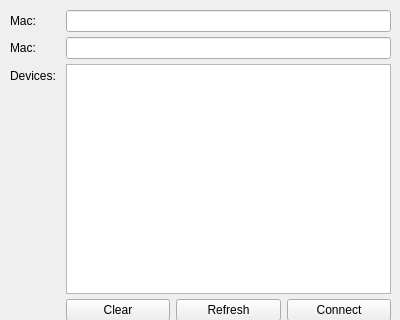
<?xml version="1.0" encoding="UTF-8"?>
<ui version="4.0">
 <class>Devices</class>
 <widget class="QMainWindow" name="Devices">
  <property name="geometry">
   <rect>
    <x>0</x>
    <y>0</y>
    <width>400</width>
    <height>320</height>
   </rect>
  </property>
  <property name="windowTitle">
   <string>Devices</string>
  </property>
  <widget class="QWidget" name="centralWidget">
   <widget class="QWidget" name="formLayoutWidget">
    <property name="geometry">
     <rect>
      <x>0</x>
      <y>0</y>
      <width>401</width>
      <height>321</height>
     </rect>
    </property>
    <layout class="QFormLayout" name="formLayout">
     <property name="fieldGrowthPolicy">
      <enum>QFormLayout::AllNonFixedFieldsGrow</enum>
     </property>
     <property name="horizontalSpacing">
      <number>10</number>
     </property>
     <property name="verticalSpacing">
      <number>5</number>
     </property>
     <property name="leftMargin">
      <number>10</number>
     </property>
     <property name="topMargin">
      <number>10</number>
     </property>
     <property name="rightMargin">
      <number>10</number>
     </property>
     <property name="bottomMargin">
      <number>0</number>
     </property>
     <item row="1" column="0">
      <widget class="QLabel" name="label">
       <property name="text">
        <string>Mac:</string>
       </property>
      </widget>
     </item>
     <item row="1" column="1">
      <widget class="QLineEdit" name="mac1"/>
     </item>
     <item row="3" column="0">
      <widget class="QLabel" name="label_2">
       <property name="text">
        <string>Mac:</string>
       </property>
      </widget>
     </item>
     <item row="3" column="1">
      <widget class="QLineEdit" name="mac2"/>
     </item>
     <item row="4" column="0">
      <widget class="QLabel" name="label_3">
       <property name="text">
        <string>Devices:</string>
       </property>
      </widget>
     </item>
     <item row="5" column="1">
      <layout class="QHBoxLayout" name="horizontalLayout">
       <item>
        <widget class="QPushButton" name="clearButton">
         <property name="text">
          <string>Clear</string>
         </property>
        </widget>
       </item>
       <item>
        <widget class="QPushButton" name="refreshButton">
         <property name="text">
          <string>Refresh</string>
         </property>
        </widget>
       </item>
       <item>
        <widget class="QPushButton" name="connectButton">
         <property name="text">
          <string>Connect</string>
         </property>
        </widget>
       </item>
      </layout>
     </item>
     <item row="4" column="1">
      <widget class="QListWidget" name="devices"/>
     </item>
    </layout>
   </widget>
  </widget>
 </widget>
 <layoutdefault spacing="6" margin="11"/>
 <resources/>
 <connections/>
</ui>
